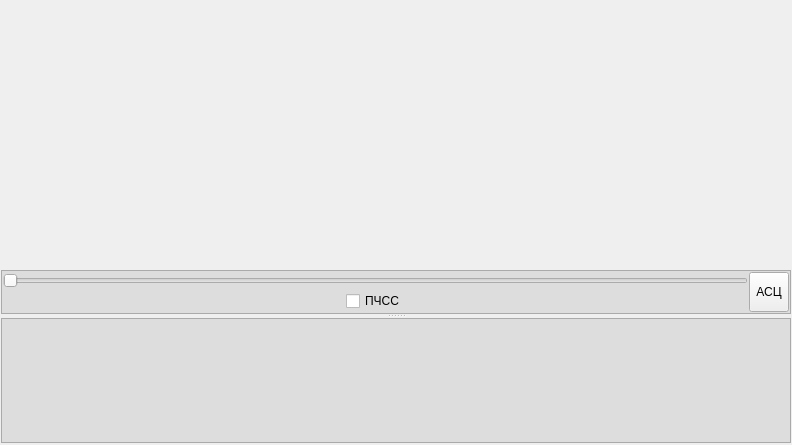
<?xml version="1.0" encoding="UTF-8"?>
<ui version="4.0">
 <class>ShPIndicatorItem</class>
 <widget class="QWidget" name="ShPIndicatorItem">
  <property name="geometry">
   <rect>
    <x>0</x>
    <y>0</y>
    <width>792</width>
    <height>445</height>
   </rect>
  </property>
  <property name="windowTitle">
   <string>Form</string>
  </property>
  <layout class="QGridLayout" name="gridLayout">
   <property name="leftMargin">
    <number>1</number>
   </property>
   <property name="topMargin">
    <number>2</number>
   </property>
   <property name="rightMargin">
    <number>1</number>
   </property>
   <property name="bottomMargin">
    <number>2</number>
   </property>
   <property name="spacing">
    <number>2</number>
   </property>
   <item row="0" column="0">
    <widget class="QSplitter" name="splitter_2">
     <property name="orientation">
      <enum>Qt::Vertical</enum>
     </property>
     <widget class="QWidget" name="widget" native="true">
      <layout class="QVBoxLayout" name="verticalLayout">
       <property name="leftMargin">
        <number>0</number>
       </property>
       <property name="topMargin">
        <number>0</number>
       </property>
       <property name="rightMargin">
        <number>0</number>
       </property>
       <property name="bottomMargin">
        <number>0</number>
       </property>
       <item>
        <layout class="QHBoxLayout" name="horizontalLayout">
         <property name="spacing">
          <number>0</number>
         </property>
         <item>
          <spacer name="verticalSpacer">
           <property name="orientation">
            <enum>Qt::Vertical</enum>
           </property>
           <property name="sizeType">
            <enum>QSizePolicy::Minimum</enum>
           </property>
           <property name="sizeHint" stdset="0">
            <size>
             <width>0</width>
             <height>200</height>
            </size>
           </property>
          </spacer>
         </item>
         <item>
          <widget class="QWidget" name="widgetsVerticalLayout" native="true">
           <layout class="QVBoxLayout" name="verticalLayout_2">
            <property name="spacing">
             <number>1</number>
            </property>
            <property name="leftMargin">
             <number>1</number>
            </property>
            <property name="topMargin">
             <number>1</number>
            </property>
            <property name="rightMargin">
             <number>1</number>
            </property>
            <property name="bottomMargin">
             <number>1</number>
            </property>
            <item>
             <widget class="QSplitter" name="splitter">
              <property name="orientation">
               <enum>Qt::Vertical</enum>
              </property>
             </widget>
            </item>
           </layout>
          </widget>
         </item>
        </layout>
       </item>
       <item>
        <widget class="QFrame" name="frame_2">
         <property name="sizePolicy">
          <sizepolicy hsizetype="Preferred" vsizetype="Preferred">
           <horstretch>0</horstretch>
           <verstretch>0</verstretch>
          </sizepolicy>
         </property>
         <property name="maximumSize">
          <size>
           <width>16777215</width>
           <height>50</height>
          </size>
         </property>
         <property name="styleSheet">
          <string notr="true">QFrame {
  background-color: rgb(221, 221, 221);
}</string>
         </property>
         <property name="frameShape">
          <enum>QFrame::StyledPanel</enum>
         </property>
         <property name="frameShadow">
          <enum>QFrame::Raised</enum>
         </property>
         <layout class="QHBoxLayout" name="horizontalLayout_5">
          <property name="spacing">
           <number>1</number>
          </property>
          <property name="leftMargin">
           <number>1</number>
          </property>
          <property name="topMargin">
           <number>1</number>
          </property>
          <property name="rightMargin">
           <number>1</number>
          </property>
          <property name="bottomMargin">
           <number>1</number>
          </property>
          <item>
           <layout class="QVBoxLayout" name="verticalLayout_6">
            <property name="spacing">
             <number>2</number>
            </property>
            <item>
             <widget class="QSlider" name="horizontalSlider">
              <property name="orientation">
               <enum>Qt::Horizontal</enum>
              </property>
             </widget>
            </item>
            <item>
             <layout class="QHBoxLayout" name="horizontalLayout_4">
              <property name="spacing">
               <number>2</number>
              </property>
              <property name="sizeConstraint">
               <enum>QLayout::SetDefaultConstraint</enum>
              </property>
              <item>
               <spacer name="horizontalSpacer_3">
                <property name="orientation">
                 <enum>Qt::Horizontal</enum>
                </property>
                <property name="sizeHint" stdset="0">
                 <size>
                  <width>20</width>
                  <height>20</height>
                 </size>
                </property>
               </spacer>
              </item>
              <item>
               <widget class="QCheckBox" name="checkBox">
                <property name="text">
                 <string>ПЧСС</string>
                </property>
               </widget>
              </item>
              <item>
               <spacer name="horizontalSpacer_4">
                <property name="orientation">
                 <enum>Qt::Horizontal</enum>
                </property>
                <property name="sizeHint" stdset="0">
                 <size>
                  <width>20</width>
                  <height>20</height>
                 </size>
                </property>
               </spacer>
              </item>
             </layout>
            </item>
           </layout>
          </item>
          <item>
           <widget class="QToolButton" name="targetToolButton">
            <property name="minimumSize">
             <size>
              <width>40</width>
              <height>40</height>
             </size>
            </property>
            <property name="maximumSize">
             <size>
              <width>40</width>
              <height>40</height>
             </size>
            </property>
            <property name="text">
             <string>АСЦ</string>
            </property>
           </widget>
          </item>
         </layout>
        </widget>
       </item>
      </layout>
     </widget>
     <widget class="QFrame" name="frame_3">
      <property name="styleSheet">
       <string notr="true">QFrame {
  background-color: rgb(221, 221, 221);
}</string>
      </property>
      <property name="frameShape">
       <enum>QFrame::StyledPanel</enum>
      </property>
      <property name="frameShadow">
       <enum>QFrame::Raised</enum>
      </property>
      <layout class="QHBoxLayout" name="horizontalLayout_6">
       <item>
        <spacer name="verticalSpacer_2">
         <property name="orientation">
          <enum>Qt::Vertical</enum>
         </property>
         <property name="sizeType">
          <enum>QSizePolicy::Preferred</enum>
         </property>
         <property name="sizeHint" stdset="0">
          <size>
           <width>0</width>
           <height>80</height>
          </size>
         </property>
        </spacer>
       </item>
       <item>
        <widget class="QCustomPlot" name="graphic" native="true">
         <property name="minimumSize">
          <size>
           <width>0</width>
           <height>0</height>
          </size>
         </property>
        </widget>
       </item>
      </layout>
     </widget>
    </widget>
   </item>
  </layout>
 </widget>
 <customwidgets>
  <customwidget>
   <class>QCustomPlot</class>
   <extends>QWidget</extends>
   <header location="global">qcustomplot.h</header>
   <container>1</container>
  </customwidget>
 </customwidgets>
 <resources/>
 <connections/>
</ui>
